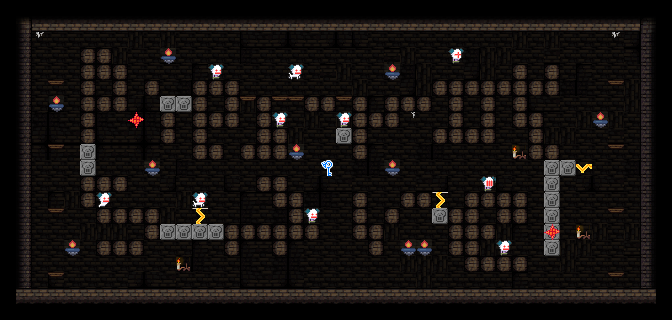

Rendered tile map (Tiled .tmx) drawn with the repository's tilesets; below, a short description and the map source with its tile grids summarised:
An orthogonal 42x20 tile map with 16x16 px tiles, 5 tile layers (back, stage, deco, unit, ...).

<map version="1.0" orientation="orthogonal" renderorder="right-down" width="42" height="20" tilewidth="16" tileheight="16" nextobjectid="4">
 <tileset firstgid="1" name="dungeonTileSet" tilewidth="16" tileheight="16" tilecount="1024">
  <image source="dungeonTileset.png" width="512" height="512" />
  <terraintypes>
   <terrain name="blocks" tile="-1" />
  </terraintypes>
  <tile id="4" terrain=",,,0" />
  <tile id="5" terrain=",,0,0" />
  <tile id="6" terrain=",,0," />
  <tile id="12" terrain="0,0,0," />
  <tile id="13" terrain="0,0,," />
  <tile id="14" terrain="0,0,,0" />
  <tile id="36" terrain=",0,,0" />
  <tile id="37" terrain="0,0,0,0" />
  <tile id="38" terrain="0,,0," />
  <tile id="44" terrain="0,,0," />
  <tile id="46" terrain=",0,,0" />
  <tile id="68" terrain=",0,," />
  <tile id="69" terrain="0,0,," />
  <tile id="70" terrain="0,,," />
  <tile id="76" terrain="0,,0,0" />
  <tile id="77" terrain=",,0,0" />
  <tile id="78" terrain=",0,0,0" />
 </tileset>
 <layer name="back" width="42" height="20">
  <data>[840 cells, 840 non-empty, 9 distinct tile ids]</data>
 </layer>
 <layer name="stage" width="42" height="20">
  <data>[840 cells, 379 non-empty, 10 distinct tile ids]</data>
 </layer>
 <layer name="deco" width="42" height="20">
  <data>[840 cells, 14 non-empty, 3 distinct tile ids]</data>
 </layer>
 <layer name="unit" width="42" height="20">
  <data>[840 cells, 17 non-empty, 10 distinct tile ids]</data>
 </layer>
 <layer name="fore" width="42" height="20">
  <data>[840 cells, 1 non-empty, 1 distinct tile ids]</data>
 </layer>
</map>
